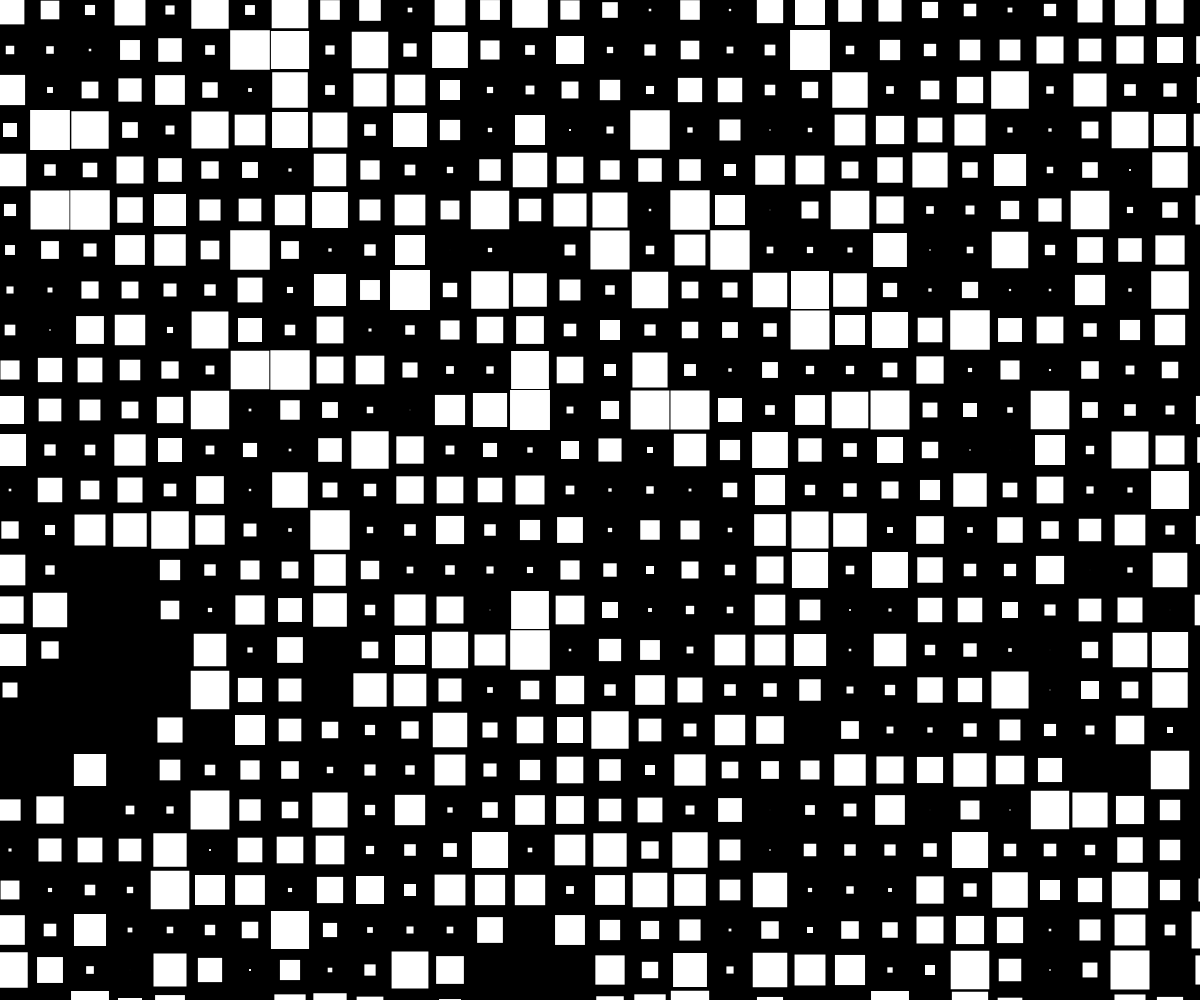
Frame 1 (no input)
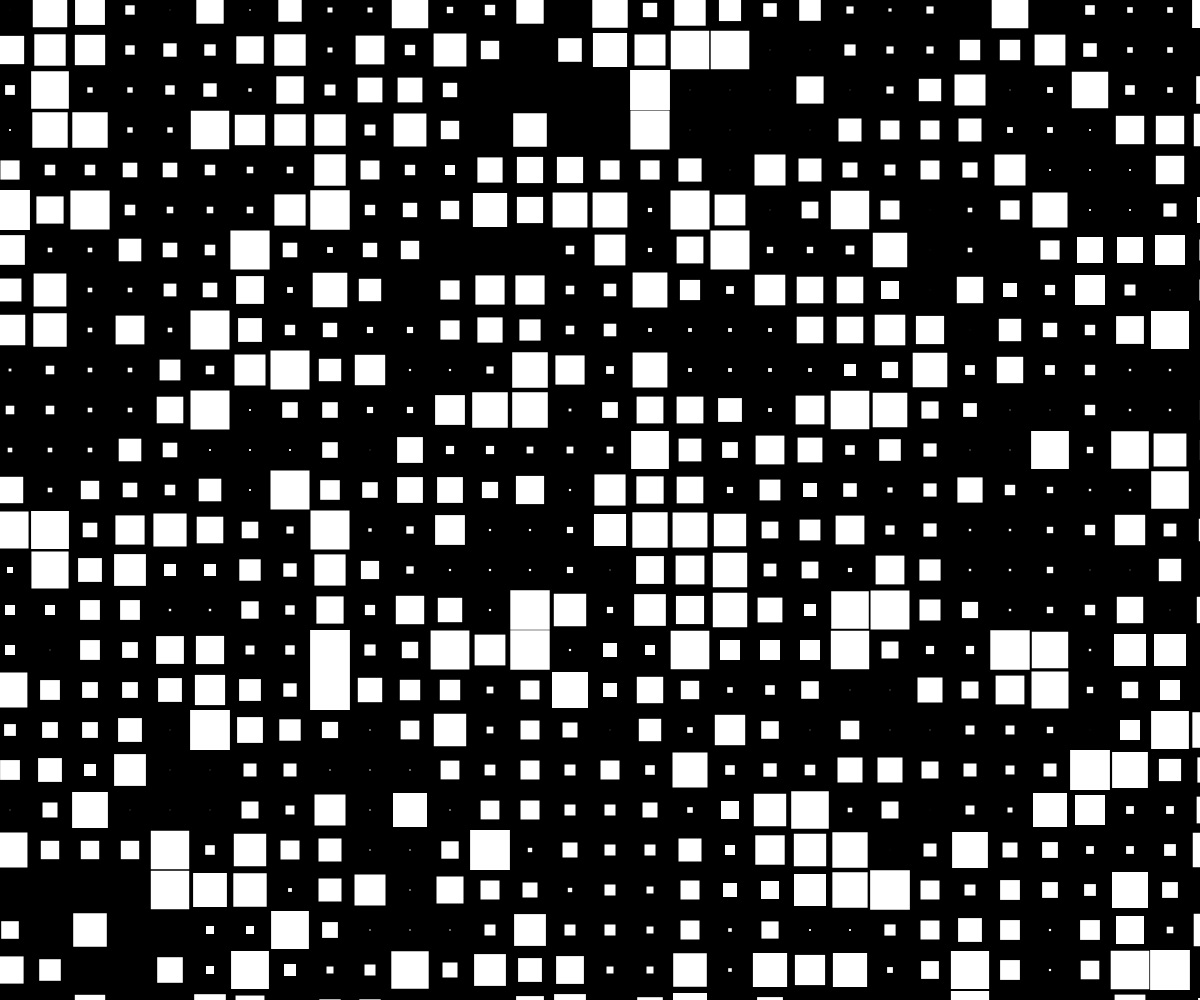
Frame 60 (no input)
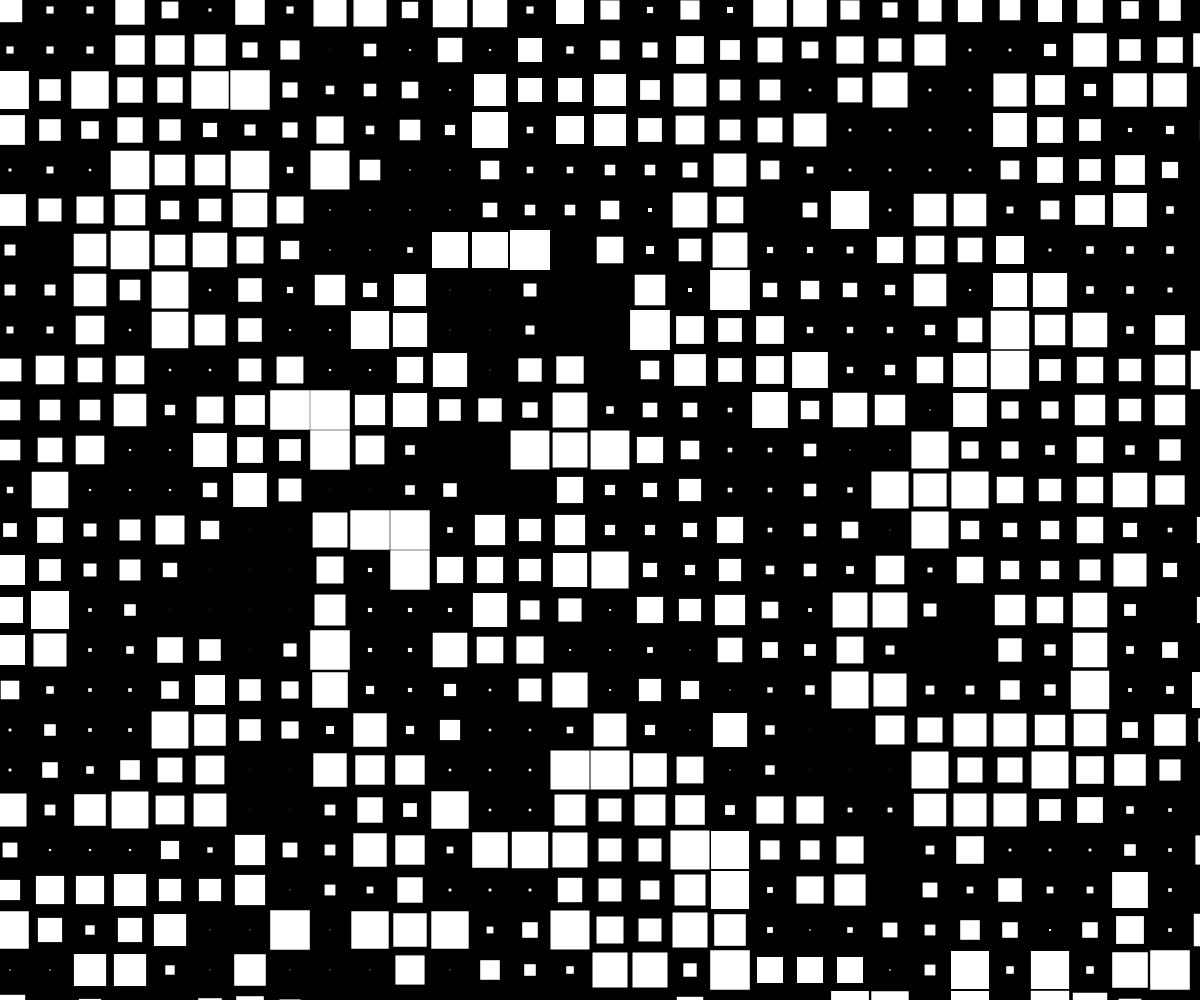
Frame 120 (the mouse pressed at the canvas centre since frame 60)

The p5.js sketch that drew these frames (run headless with seeded random() and noise() and a simulated clock; from frame 60 on, the mouse is pressed at the canvas centre):

// p5.js sketch
// ── sketch.js
"use strict";
const RECT_SIZE = 20;
const MAX_ENERGY = 200;
const ENERGY_TRANSFER = 20;
let ARRAY_SIZE = 100;
let octopi = [[0]];
function setup() {
    createCanvas(windowWidth, windowHeight);
    noStroke();
    frameRate(60);
    rectMode(RADIUS);
    ARRAY_SIZE = Math.floor(Math.min(windowWidth, windowHeight) / RECT_SIZE);
    octopi = Array(ARRAY_SIZE)
        .fill(Array(ARRAY_SIZE).fill(0))
        .map(row => row.map((_) => map(random(), 0, 1, 0, MAX_ENERGY)));
}
function draw() {
    console.log('draw');
    translate(RECT_SIZE / 2, RECT_SIZE / 2);
    background(0);
    octopi = step(octopi).octopi;
    octopi.forEach((row, rowIndex) => {
        row.forEach((cell, colIndex) => {
            // console.log('Drawing at:', row, cell)
            fill(map(cell, 0, 9, 0, 255));
            const size = map(cell, 0, MAX_ENERGY, 0, RECT_SIZE);
            rect(rowIndex * RECT_SIZE * 2, colIndex * RECT_SIZE * 2, size, size);
            // circle(rowIndex * CIRCLE_SIZE, colIndex * CIRCLE_SIZE, CIRCLE_SIZE)
        });
    });
}
const getNeighborCoordinates = ([x, y], array) => {
    const neighbors = new Array();
    // add upwards neighbor
    if (x > 0) {
        neighbors.push([x - 1, y]);
    }
    // add downwards neighbor
    if (x < array.length - 1) {
        neighbors.push([x + 1, y]);
    }
    // add leftwards neighbor
    if (y > 0) {
        neighbors.push([x, y - 1]);
    }
    // add rightwards neighbor
    if (y < array[x].length - 1) {
        neighbors.push([x, y + 1]);
    }
    // Up and to the left
    if (x > 0 && y > 0) {
        neighbors.push([x - 1, y - 1]);
    }
    // Up and to the right
    if (x > 0 && y < array[x].length - 1) {
        neighbors.push([x - 1, y + 1]);
    }
    // Down and to the left
    // add downwards neighbor
    if (x < array.length - 1 && y > 0) {
        neighbors.push([x + 1, y - 1]);
    }
    // Down and to the right
    if (x < array.length - 1 && y < array[x].length - 1) {
        neighbors.push([x + 1, y + 1]);
    }
    return neighbors;
};
const increaseEnergy = (octopi) => {
    return octopi.map(row => {
        return row.map(octopus => {
            return octopus + 1;
        });
    });
};
/**
 * Finds the coordinates of the octopi energy levels that are above 9
 * @param octopi The list of octopi energy levels
 * @returns the list of coordinates where the energy level is greater than 9
 */
const findFlashpoints = (octopi) => {
    const flashpoints = [];
    for (let rowIndex = 0; rowIndex < octopi.length; rowIndex++) {
        for (let colIdex = 0; colIdex < octopi[rowIndex].length; colIdex++) {
            if (octopi[rowIndex][colIdex] > MAX_ENERGY) {
                flashpoints.push([rowIndex, colIdex]);
            }
        }
    }
    return flashpoints;
};
/**
 * Runs trough the list of flashpoints and applies flashes to the octopi.
 * A flash is applied by:
 * Increasing the energy level of neighbors by 1 and then resetting the energy level of the flashing octopus back to zero
 *
 * Warning: the octopi argument gets mutated.
 * @param octopi The list of octopi energy levels
 * @param flashpoints The list of cells that should flash
 */
const triggerFlashpoints = (octopi, flashpoints) => {
    flashpoints.forEach(flashpoint => {
        const neighbors = getNeighborCoordinates(flashpoint, octopi);
        neighbors.forEach(([x, y]) => (octopi[x][y] = octopi[x][y] + ENERGY_TRANSFER));
        octopi[flashpoint[0]][flashpoint[1]] = Number.MIN_SAFE_INTEGER; // Marks point as already flashed
    });
};
const zeroOutNegatives = (array) => array.map(row => row.map(cell => (cell < 0 ? 0 : cell)));
const step = (octopi) => {
    const energyIncreased = increaseEnergy(octopi);
    let flashes = 0;
    let flashPoints = findFlashpoints(energyIncreased);
    while (flashPoints.length > 0) {
        flashes += flashPoints.length;
        triggerFlashpoints(energyIncreased, flashPoints);
        flashPoints = findFlashpoints(energyIncreased);
    }
    // No more flashes, change all negative entries back to zero
    const zeroed = zeroOutNegatives(energyIncreased);
    return { flashes, octopi: zeroed };
};
//# sourceMappingURL=sketch.js.map
